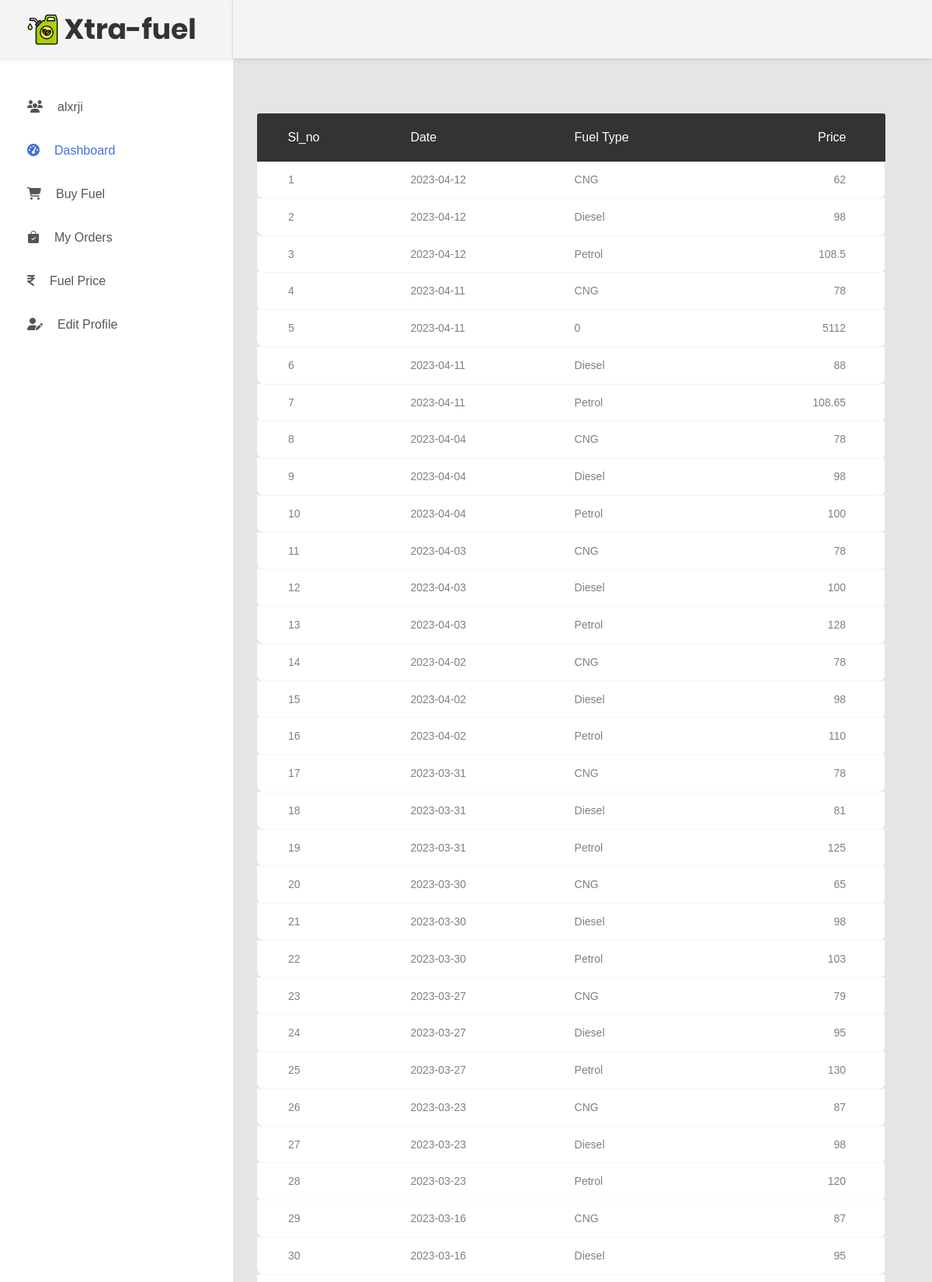
Screenshot of /fuelstation/fuelview.php (signed in, upper part) with the database file from the repository.
### tables this page shows
CREATE TABLE `fuel` (
  `fid` int(11) NOT NULL,
  `date` date NOT NULL,
  `fuel_type` varchar(12) NOT NULL,
  `price` varchar(11) NOT NULL,
  `stock` int(11) NOT NULL
);

### fuelstation/fuelview.php (the view, shortened to what this page needs)
<?php
include  '../config.php';
$name = $_SESSION['username'];
?>
<!DOCTYPE html>
<html lang="en">
<head>
  <link href="css/font-face.css" rel="stylesheet" media="all">
  <link href="vendor/font-awesome-4.7/css/font-awesome.min.css" rel="stylesheet" media="all">
  <link href="vendor/font-awesome-5/css/fontawesome-all.min.css" rel="stylesheet" media="all">
  <link href="vendor/mdi-font/css/material-design-iconic-font.min.css" rel="stylesheet" media="all">
  <link href="vendor/bootstrap-4.1/bootstrap.min.css" rel="stylesheet" media="all">
  <link rel="stylesheet" href="https://cdn.jsdelivr.net/npm/bootstrap-icons@1.9.1/font/bootstrap-icons.css">
  <link href="vendor/animsition/animsition.min.css" rel="stylesheet" media="all">
  <link href="vendor/bootstrap-progressbar/bootstrap-progressbar-3.3.4.min.css" rel="stylesheet" media="all">
  <link href="vendor/wow/animate.css" rel="stylesheet" media="all">
  <link href="vendor/css-hamburgers/hamburgers.min.css" rel="stylesheet" media="all">
  <link href="vendor/slick/slick.css" rel="stylesheet" media="all">
  <link href="vendor/select2/select2.min.css" rel="stylesheet" media="all">
  <link href="vendor/perfect-scrollbar/perfect-scrollbar.css" rel="stylesheet" media="all">
  <link href="css/theme.css" rel="stylesheet" media="all">
</head>
<body class="animsition">
  <div class="page-wrapper">
    <aside class="menu-sidebar d-none d-lg-block">
      <div class="logo">
        <img src="images/icon/logo.png" alt="" width="40px" height="40px">&ensp;
        <h1>
          Xtra-fuel
        </h1>
      </div>
      <div class="menu-sidebar__content js-scrollbar1">
        <nav class="navbar-sidebar">
          <ul class="list-unstyled navbar__list">
          <li class="has-sub">
              <a class="js-arrow" href="#">
                <i class="fas fa-users"></i><?php echo $name; ?></a>
            </li>
            <li class="active has-sub">
              <a class="js-arrow" href="index.php">
                <i class="fas fa-tachometer-alt"></i>Dashboard</a>
            </li>
            <li class="has-sub">
              <a class="js-arrow" href="orders.php">
              <i class="fas fa-shopping-cart"></i>Buy Fuel</a>
            </li>
            <li class="has-sub">
              <a class="js-arrow" href="orderhistory.php">
              <i class='bi bi-bag-check-fill'></i>My Orders</a>
            </li>
            <li class="has-sub">
              <a class="js-arrow" href="fuelview.php">
              <i class="fa fa-rupee"></i>Fuel Price</a>
            </li>
            <li class="has-sub">
              <a class="js-arrow" href="editprofile.php">
              <i class="fas fa-user-edit"></i>Edit Profile</a>
            </li>
          </ul>
        </nav>
      </div>
    </aside>
    <div class="page-container">
      <header class="header-desktop">
      <div class="section__content section__content--p30">
          <div class="container-fluid">
            <div class="header-wrap">
              <div class="header-button">
                <div class="account-wrap">
                </div>
              </div>
            </div>
          </div>
        </div>
      </header>
      <div class="main-content">
        <div class="section__content section__content--p30">
          <div class="container-fluid">
            <div class="row">
            <div class="row m-t-30" style="width: 100%;">
              <div class="col-md-12">
                <table class="table table-borderless table-data3">
                  <thead>
                      <tr>
                          <th>Sl_no</th>
                          <th>Date</th>
                          <th>Fuel Type</th>
                          <th>Price</th>
                      </tr>
                  </thead>
                  <?php
                       $fuel = "SELECT * FROM `fuel` ORDER BY fid DESC";
                      $result = mysqli_query($conn,$fuel);
                      $i = 1;
                      while($row=mysqli_fetch_array($result)){
                  ?>
                  <tbody>
                      <tr>
                          <td><?php echo $i; ?></td>
                          <td><?php echo $row['date']; ?></td>
                          <td><?php echo $row['fuel_type']; ?></td>
                          <td><?php echo $row['price']; ?></td>
                      </tr>
                  </tbody>
                  <?php
                  $i++;}?>
                </table>
              </div>
            </div>
            </div>
</body>
</html>

### rows the page displays
fuel: date "2023-04-12", fuel_type "CNG", price "62"
fuel: date "2023-04-12", fuel_type "Diesel", price "98"
fuel: date "2023-04-12", fuel_type "Petrol", price "108.5"
fuel: date "2023-04-11", fuel_type "CNG", price "78"
fuel: date "2023-04-11", fuel_type "0", price "5112"
fuel: date "2023-04-11", fuel_type "Diesel", price "88"
fuel: date "2023-04-11", fuel_type "Petrol", price "108.65"
fuel: date "2023-04-04", fuel_type "CNG", price "78"
fuel: date "2023-04-04", fuel_type "Diesel", price "98"
fuel: date "2023-04-04", fuel_type "Petrol", price "100"
fuel: date "2023-04-03", fuel_type "CNG", price "78"
fuel: date "2023-04-03", fuel_type "Diesel", price "100"
fuel: date "2023-04-03", fuel_type "Petrol", price "128"
fuel: date "2023-04-02", fuel_type "CNG", price "78"
fuel: date "2023-04-02", fuel_type "Diesel", price "98"
fuel: date "2023-04-02", fuel_type "Petrol", price "110"
fuel: date "2023-03-31", fuel_type "CNG", price "78"
fuel: date "2023-03-31", fuel_type "Diesel", price "81"
fuel: date "2023-03-31", fuel_type "Petrol", price "125"
fuel: date "2023-03-30", fuel_type "CNG", price "65"
fuel: date "2023-03-30", fuel_type "Diesel", price "98"
fuel: date "2023-03-30", fuel_type "Petrol", price "103"
fuel: date "2023-03-27", fuel_type "CNG", price "79"
fuel: date "2023-03-27", fuel_type "Diesel", price "95"
fuel: date "2023-03-27", fuel_type "Petrol", price "130"
fuel: date "2023-03-23", fuel_type "CNG", price "87"
fuel: date "2023-03-23", fuel_type "Diesel", price "98"
fuel: date "2023-03-23", fuel_type "Petrol", price "120"
fuel: date "2023-03-16", fuel_type "CNG", price "87"
fuel: date "2023-03-16", fuel_type "Diesel", price "95"

### other values shown
$name "alxrji"
